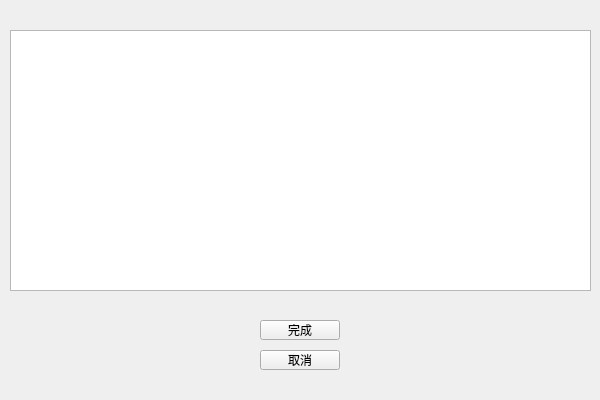
<?xml version="1.0" encoding="UTF-8"?>
<ui version="4.0">
 <class>createrecord</class>
 <widget class="QMainWindow" name="createrecord">
  <property name="geometry">
   <rect>
    <x>0</x>
    <y>0</y>
    <width>600</width>
    <height>400</height>
   </rect>
  </property>
  <property name="minimumSize">
   <size>
    <width>600</width>
    <height>400</height>
   </size>
  </property>
  <property name="maximumSize">
   <size>
    <width>600</width>
    <height>400</height>
   </size>
  </property>
  <property name="windowTitle">
   <string>MainWindow</string>
  </property>
  <widget class="QWidget" name="centralwidget">
   <widget class="QTableView" name="tableView">
    <property name="geometry">
     <rect>
      <x>10</x>
      <y>30</y>
      <width>581</width>
      <height>261</height>
     </rect>
    </property>
   </widget>
   <widget class="QPushButton" name="btn_finish">
    <property name="geometry">
     <rect>
      <x>260</x>
      <y>320</y>
      <width>80</width>
      <height>20</height>
     </rect>
    </property>
    <property name="text">
     <string>完成</string>
    </property>
   </widget>
   <widget class="QPushButton" name="btn_cancel">
    <property name="geometry">
     <rect>
      <x>260</x>
      <y>350</y>
      <width>80</width>
      <height>20</height>
     </rect>
    </property>
    <property name="text">
     <string>取消</string>
    </property>
   </widget>
  </widget>
 </widget>
 <resources/>
 <connections/>
</ui>
